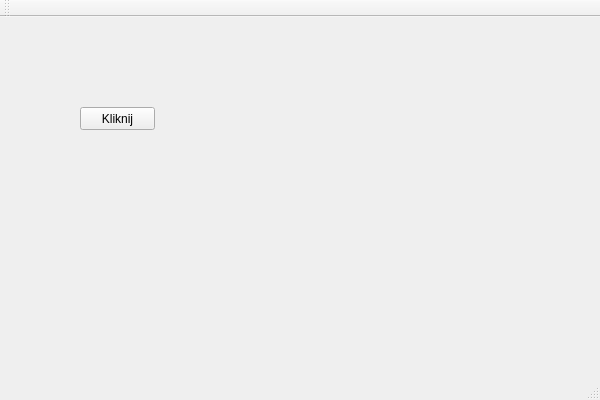
<?xml version="1.0" encoding="UTF-8"?>
<ui version="4.0">
 <class>testClass</class>
 <widget class="QMainWindow" name="testClass">
  <property name="geometry">
   <rect>
    <x>0</x>
    <y>0</y>
    <width>600</width>
    <height>400</height>
   </rect>
  </property>
  <property name="windowTitle">
   <string>test</string>
  </property>
  <widget class="QWidget" name="centralWidget">
   <widget class="QPushButton" name="pushButton">
    <property name="geometry">
     <rect>
      <x>80</x>
      <y>90</y>
      <width>75</width>
      <height>23</height>
     </rect>
    </property>
    <property name="text">
     <string>Kliknij</string>
    </property>
   </widget>
  </widget>
  <widget class="QMenuBar" name="menuBar">
   <property name="geometry">
    <rect>
     <x>0</x>
     <y>0</y>
     <width>600</width>
     <height>21</height>
    </rect>
   </property>
  </widget>
  <widget class="QToolBar" name="mainToolBar">
   <attribute name="toolBarArea">
    <enum>TopToolBarArea</enum>
   </attribute>
   <attribute name="toolBarBreak">
    <bool>false</bool>
   </attribute>
  </widget>
  <widget class="QStatusBar" name="statusBar"/>
 </widget>
 <layoutdefault spacing="6" margin="11"/>
 <resources>
  <include location="test.qrc"/>
 </resources>
 <connections/>
</ui>
